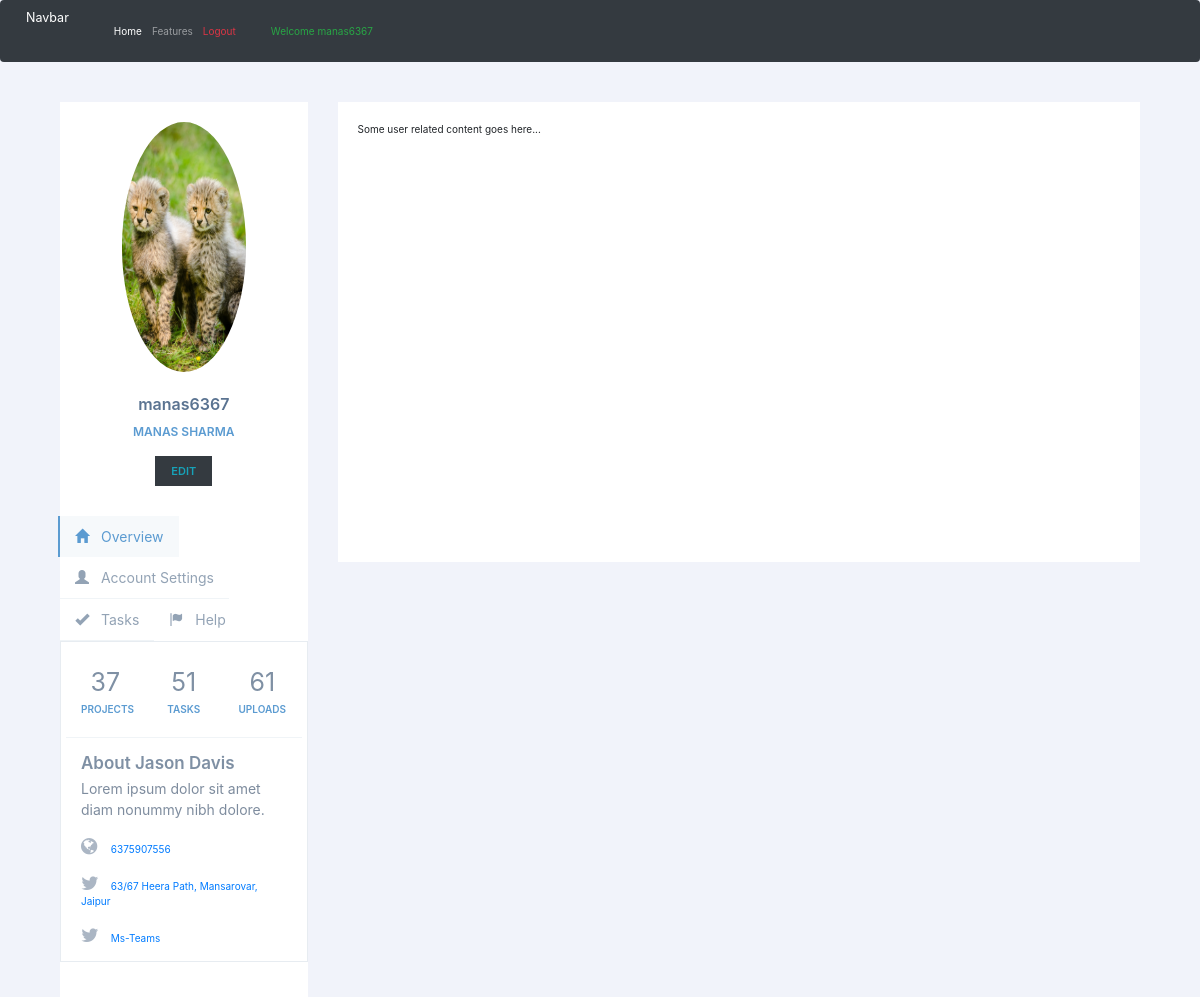
The page /accounts/user/ (signed in) on the database its author committed.
### accounts/models.py (models this page shows, shortened)
class authUser(models.Model):
    MEET = (
        ('G-Meet','G-Meet'),
        ('Ms-Teams','Ms-Teams'),
        ('Offline','Offline'),
        ('Zoom','Zoom')
    )
    user = models.OneToOneField(User, null=True,blank=True, on_delete=models.CASCADE)
    name = models.CharField(max_length=250, null=True, blank=True)
    address = models.CharField(max_length=250, null=True, blank=True)
    phone = models.IntegerField(null=True, blank=True)
    date_created = models.DateField(null=True, auto_now_add=True, blank=True)
    meet = models.CharField(null=True, max_length=500, choices=MEET, blank=True)
    image = models.ImageField(null=True, blank=True, default='2566555.jpg')

### accounts/views.py (the view)
# urls.py: path('user/', views.funcUser, name='user'),
def funcUser(request):
    registeredUser = request.user.authuser
    context = {'registeredUser':registeredUser}# ,registeredUser:'registeredUser'}
    return render(request, 'accounts/userProfile.html', context)

### accounts/templates/accounts/userProfile.html (shortened to what this page needs)
{% include 'accounts/navbar.html' %}
<!DOCTYPE html>
<html lang="en">
<head>
    <link href="//netdna.bootstrapcdn.com/bootstrap/3.2.0/css/bootstrap.min.css" rel="stylesheet" id="bootstrap-css">
    <link rel="stylesheet" href="https://cdn.jsdelivr.net/npm/bootstrap@4.1.3/dist/css/bootstrap.min.css">
    <link href="//netdna.bootstrapcdn.com/font-awesome/4.0.3/css/font-awesome.min.css" rel="stylesheet">
    <link rel="stylesheet" href="https://cdn.jsdelivr.net/npm/bootstrap@4.1.3/dist/css/bootstrap.min.css"
>
</head>
<body>
    {% block content %}
    <div class="container">
        <div class="row profile">
            <div class="col-md-3">
                <div class="profile-sidebar">
                    <div class="profile-userpic">
                        <img src="{{registeredUser.image.url}}"
                            class="img-responsive" alt="">
                    </div>
                    <div class="profile-usertitle">
                        <div class="profile-usertitle-name">
                            {{request.user}}
                        </div>
                        <div class="profile-usertitle-job">
                            {{registeredUser.name}}
                        </div>
                    </div>
                    <div class="profile-userbuttons">
                        <button class="btn btn-dark btn-sm"><a href="{% url 'accountSettings' %}" class="text-info">EDIT</a></button>
                    </div>
                    <div class="profile-usermenu">
                        <ul class="nav">
                            <li class="active">
                                <a href="#">
                                    <i class="glyphicon glyphicon-home"></i>
                                    Overview </a>
                            </li>
                            <li>
                                <a href="https://codepen.io/jasondavis/pen/jVRwaG?editors=1000">
                                    <i class="glyphicon glyphicon-user"></i>
                                    Account Settings </a>
                            </li>
                            <li>
                                <a href="#" target="_blank">
                                    <i class="glyphicon glyphicon-ok"></i>
                                    Tasks </a>
                            </li>
                            <li>
                                <a href="#">
                                    <i class="glyphicon glyphicon-flag"></i>
                                    Help </a>
                            </li>
                        </ul>
                    </div>
                    <div class="portlet light bordered">
                        <div class="row list-separated profile-stat">
                            <div class="col-md-4 col-sm-4 col-xs-6">
                                <div class="uppercase profile-stat-title"> 37 </div>
                                <div class="uppercase profile-stat-text"> Projects </div>
                            </div>
                            <div class="col-md-4 col-sm-4 col-xs-6">
                                <div class="uppercase profile-stat-title"> 51 </div>
                                <div class="uppercase profile-stat-text"> Tasks </div>
                            </div>
                            <div class="col-md-4 col-sm-4 col-xs-6">
                                <div class="uppercase profile-stat-title"> 61 </div>
                                <div class="uppercase profile-stat-text"> Uploads </div>
                            </div>
                        </div>
                        <div>
                            <h4 class="profile-desc-title">About Jason Davis</h4>
                            <span class="profile-desc-text"> Lorem ipsum dolor sit amet diam nonummy nibh dolore.
                            </span>
                            <div class="margin-top-20 profile-desc-link">
                                <i class="fa fa-globe"></i>
                                <a href="#">{{registeredUser.phone}}</a>
                            </div>
                            <div class="margin-top-20 profile-desc-link">
                                <i class="fa fa-twitter"></i>
                                <a href="#">{{registeredUser.address}}</a>
                            </div>
                            <div class="margin-top-20 profile-desc-link">
                                <i class="fa fa-twitter"></i>
                                <a href="#">{{registeredUser.meet}}</a>
                            </div>
                        </div>
                    </div>
                </div>
            </div>
            <div class="col-md-9">
                <div class="profile-content">
                    Some user related content goes here...
                </div>
            </div>
        </div>
    </div>
    {% endblock %}
</body>
</html>

### accounts/templates/accounts/navbar.html (shortened to what this page needs)
<nav class="navbar navbar-expand-lg bg-dark navbar-dark">
    <div class="container-fluid">
      <a class="navbar-brand" href="#">Navbar</a>
      <div class="collapse navbar-collapse" id="navbarNav">
        <ul class="navbar-nav">
          <li class="nav-item">
            <a class="nav-link active" aria-current="page" href="#">Home</a>
          </li>
          <li class="nav-item">
            <a class="nav-link" href="#">Features</a>
          </li>
          <li class="nav-item">
            <a class="nav-link text-danger" href="{% url 'logout' %}">Logout</a>
          </li>
        </ul>
          <span class="ml-5 text-success">Welcome {{request.user}}</span>
      </div>
    </div>
  </nav>

### accounts/templates/accounts/userProfile.html (style rules this page uses)
body { background: #F1F3FA; }
.profile { margin: 20px 0; }
.profile-sidebar { padding: 20px 0 10px 0; background: #fff; }
.profile-userpic img { float: none; margin: 0 auto; width: 50%; height: 30%; -webkit-border-radius: 50% !important; -moz-border-radius: 50% !important; border-radius: 50% !important; }
.profile-usertitle { text-align: center; margin-top: 20px; }
.profile-usertitle-name { color: #5a7391; font-size: 16px; font-weight: 600; margin-bottom: 7px; }
.profile-usertitle-job { text-transform: uppercase; color: #5b9bd1; font-size: 12px; font-weight: 600; margin-bottom: 15px; }
.profile-userbuttons { text-align: center; margin-top: 10px; }
.profile-userbuttons .btn { text-transform: uppercase; font-size: 11px; font-weight: 600; padding: 6px 15px; margin-right: 5px; }
.profile-userbuttons .btn:last-child { margin-right: 0px; }
.profile-usermenu { margin-top: 30px; }
.profile-usermenu ul li { border-bottom: 1px solid #f0f4f7; }
.profile-usermenu ul li:last-child { border-bottom: none; }
.profile-usermenu ul li a { color: #93a3b5; font-size: 14px; font-weight: 400; }
.profile-usermenu ul li a i { margin-right: 8px; font-size: 14px; }
.profile-usermenu ul li.active { border-bottom: none; }
.profile-usermenu ul li.active a { color: #5b9bd1; background-color: #f6f9fb; border-left: 2px solid #5b9bd1; margin-left: -2px; }
.profile-content { padding: 20px; background: #fff; min-height: 460px; }
a, button, code, div, img, input, label, li, p, pre, select, span, svg, table, td, textarea, th, ul { -webkit-border-radius: 0!important; -moz-border-radius: 0!important; border-radius: 0!important; }
.dashboard-stat, .portlet { -webkit-border-radius: 4px; -moz-border-radius: 4px; -ms-border-radius: 4px; -o-border-radius: 4px; }
.portlet { margin-top: 0; margin-bottom: 25px; padding: 0; border-radius: 4px; }
.portlet.bordered { border-left: 2px solid #e6e9ec!important; }
.portlet.light { padding: 12px 20px 15px; background-color: #fff; }
.portlet.light.bordered { border: 1px solid #e7ecf1!important; }
.list-separated { margin-top: 10px; margin-bottom: 15px; }
.profile-stat { padding-bottom: 20px; border-bottom: 1px solid #f0f4f7; }
.profile-stat-title { color: #7f90a4; font-size: 25px; text-align: center; }
.uppercase { text-transform: uppercase!important; }
.profile-stat-text { color: #5b9bd1; font-size: 10px; font-weight: 600; text-align: center; }
.profile-desc-title { color: #7f90a4; font-size: 17px; font-weight: 600; }
.profile-desc-text { color: #7e8c9e; font-size: 14px; }
.margin-top-20 { margin-top: 20px!important; }
[class*=" fa-"]:not(.fa-stack), [class*=" glyphicon-"], [class*=" icon-"], [class^=fa-]:not(.fa-stack), [class^=glyphicon-], [class^=icon-] { display: inline-block; line-height: 14px; -webkit-font-smoothing: antialiased; }
.profile-desc-link i { width: 22px; font-size: 19px; color: #abb6c4; margin-right: 5px; }

### rows shown on the page
authUser: image (picture), name "MANAS SHARMA", phone "6375907556", address "63/67 Heera Path, Mansarovar, Jaipur", meet "Ms-Teams"

### other values the page prints
{{ request.user }} "manas6367"
